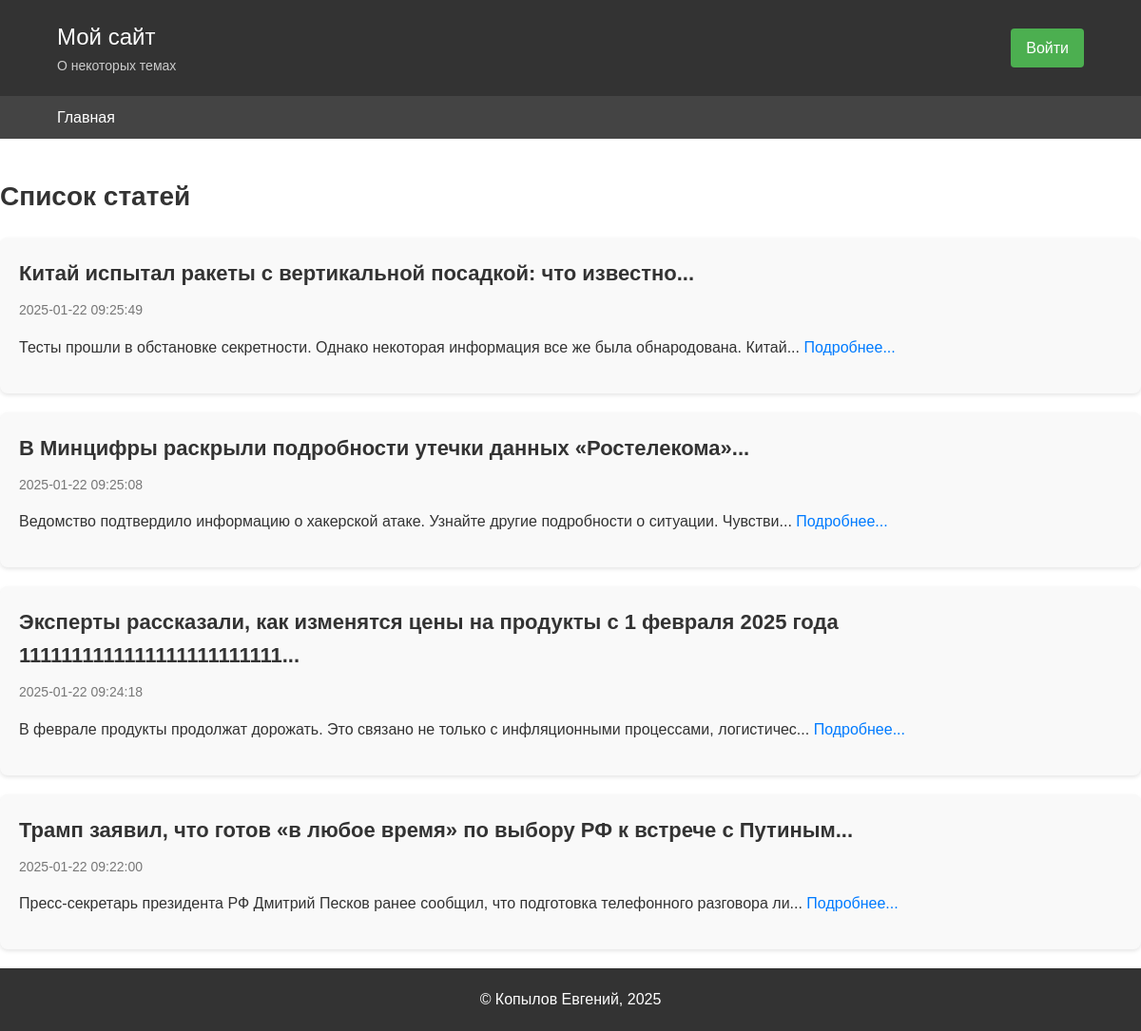
The page /index.php on the database its author committed.
### tables this page shows
CREATE TABLE `articles` (
  `id_article` int(10) UNSIGNED NOT NULL,
  `title` varchar(256) NOT NULL,
  `content` text NOT NULL,
  `date_add` datetime NOT NULL DEFAULT current_timestamp(),
  `category` int(10) UNSIGNED NOT NULL,
  `user` int(10) UNSIGNED NOT NULL
);

### core/system.php (called while the page is built, shortened)
<?php
function template(string $path, array $variables = []): string {
    $systemTemplateRenererIntoFullPath = "views/$path.php";
    extract($variables);
    include($systemTemplateRenererIntoFullPath);
    return ob_get_clean();
}
function parseUrl(string $url, array $routes): array{
    $res = [
        'controller' => 'errors/e404',
        'params' => []
    ];
    foreach($routes as $route) {
        $matches = [];
        if(preg_match($route['test'], $url, $matches)) {
            $res['controller'] = $route['controller'];
            break;
        }
    }
    return $res;
}

### controllers/news/all.php (called while the page is built, shortened)
<?php
$pageTitle = 'Главная страница';
$articles = getALLArticles();
foreach ($articles as $id_c => $article) {
    $articles[$id_c]['title'] = htmlspecialchars(cropText($article['title']));
    $articles[$id_c]['text_preview'] = htmlspecialchars(cropText($article['content']));
}
$pageContent = template('articles/v_all', ['articles' => $articles]);

### core/db.php (called while the page is built, shortened)
<?php
function connectDB(): PDO {
    static $db;
    $dsn = 'mysql:host='.DB_HOST.';dbname='.DB_NAME;
    $user = DB_USER;
    $password = DB_PASS;
    if ($db === NULL) {
        try {
            $db = new PDO($dsn, $user, $password, [
				PDO::ATTR_DEFAULT_FETCH_MODE => PDO::FETCH_ASSOC
			]);
            $db->exec('set names '.DB_CHARSET);
        }
        catch (PDOException $e) {
            echo $e->getMessage();
        }
    }
    return $db;
}
function dbQuery(string $sql, array $parameters = NULL): PDOStatement {
    $connect = connectDB();
    $query = $connect->prepare($sql);
    $query->execute($parameters);
    return $query;
}
function dbCheckError(PDOStatement $query): bool {
    $errInfo = $query->errorInfo();
    return true;
}

### model/articles.php (called while the page is built, shortened)
<?php
function getALLArticles(): array {
    $sql = 'SELECT * FROM articles GROUP BY date_add DESC, id_article DESC';
    $query = dbQuery($sql);
    return $query->fetchAll();
}

### core/str.php (called while the page is built, shortened)
<?php
function cropText(string $str): string {
    if (strlen($str) > 99) {
        return mb_substr($str, 0, 99) . '...';
    }
    else {
        return $str;
    }
}

### routes.php (called while the page is built, shortened)
<?php
return (function(): array{
	$intGT0 = '[1-9]+\d*';
	$normDate = '\d{4}-(0[1-9]|1[0-2])-(0[1-9]|[12]\d|3[01])';
	return [
		[
			'test' => '/^$/',
			'controller' => 'news/all'
		],
		[
			'test' => "/^article\/($intGT0)\/?$/",
			'controller' => 'news/article',
			'params' => ['id' => 1]
		],
		[
			'test' => '/^article\/add\/?$/',
			'controller' => 'news/add'
		],
		[
			'test' => "/^article\/edit\/($intGT0)\/?$/",
			'controller' => 'news/edit',
			'params' => ['id' => 1]
		],
		[
			'test' => "/^news\/category\/($intGT0)\/?$/",
			'controller' => 'news/category',
			'params' => ['id' => 1]
		],
		[
			'test' => "/^categories\/?$/",
			'controller' => 'categories/all'
		],
		[
			'test' => "/^category\/($intGT0)\/?$/",
			'controller' => 'categories/category',
			'params' => ['id' => 1]
		],
		[
			'test' => '/^category\/add\/?$/',
			'controller' => 'categories/add'
		],
		[
			'test' => "/^category\/edit\/($intGT0)\/?$/",
			'controller' => 'categories/edit',
			'params' => ['id' => 1]
		],
		[
			'test' => "/^category\/delete\/($intGT0)\/?$/",
			'controller' => 'categories/delete',
			'params' => ['id' => 1]
		],
		[
			'test' => '/^logs\/?$/',
			'controller' => 'logs'
		],
		[
			'test' => "/^logs\/($normDate)\/?$/",
			'controller' => 'logs',
			'params' => ['date' => 1]
		],
		[
			'test' => '/^register\/?$/',
			'controller' => 'auth/register'
		],
		[
			'test' => '/^login\/?$/',
			'controller' => 'auth/login'
		],
		[
			'test' => '/^logout\/?$/',
			'controller' => 'auth/logout'
		],
		[
			'test' => '/^e403\/?$/',
			'controller' => 'errors/e403'
		],
		[
			'test' => '/^e404\/?$/',
			'controller' => 'errors/e404'
		]
	];
})();

### views/articles/v_all.php (the view)
<h1>Список статей</h1>
<div class="articles">
    <?php foreach($articles as $article): ?>
        <article class="article">
            <h2 class="article__title"><?=$article['title']?></h2>
            <p class="article__date"><?=$article['date_add']?></p>
            <div class="article__content">
                <p><?=$article['text_preview']?> <a href="<?=BASE_URL?>article/<?=$article['id_article']?>" class="article__link">Подробнее...</a></p>
            </div>
        </article>
    <?php endforeach; ?>
</div>

### views/base/v_main.php (shortened to what this page needs)
<!DOCTYPE html>
<html lang="ru">
<head>
    <link rel="stylesheet" href="<?=BASE_URL?>assets/css/main.css">
    <link rel="stylesheet" href="<?=BASE_URL?>assets/css/news.css">
    <link rel="stylesheet" href="<?=BASE_URL?>assets/css/categories.css">
    <link rel="stylesheet" href="<?=BASE_URL?>assets/css/logs.css">
    <link rel="stylesheet" href="<?=BASE_URL?>assets/css/auth.css">
</head>
<body>
    <header class="site-header">
        <div class="container">
            <div class="header-content">
                <div class="logo">
                    <div class="logo__title h3">Мой сайт</div>
                    <div class="logo__subtitle h6">О некоторых темах</div>
                </div>
                <div class="auth-section">
                    <?php if (!empty($user)): ?>
                        <div class="user-dropdown">
                            <button class="user-btn">
                                <span class="user-name"><?=$user['name']?></span>
                                <svg class="dropdown-icon" width="12" height="8" viewBox="0 0 12 8" fill="none" xmlns="http://www.w3.org/2000/svg">
                                    <path d="M1 1L6 6L11 1" stroke="white" stroke-width="2" stroke-linecap="round"/>
                                </svg>
                            </button>
                            <div class="dropdown-menu">
                                <a href="<?=BASE_URL?>logout" class="dropdown-item">Выйти</a>
                            </div>
                        </div>
                    <?php else: ?>
                        <?php if ($controller !== 'auth/login'): ?>
                            <a href="<?=BASE_URL?>login" class="login-btn">Войти</a>
                        <?php endif; ?>
                    <?php endif; ?>
                </div>
            </div>
        </div>
    </header>
    <nav class="site-nav">
        <div class="container">
            <ul class="nav">
                <li class="nav-item">
                    <a class="nav-link" href="<?=BASE_URL?>">Главная</a>
                </li>
            </ul>
        </div>
    </nav>
    <div class="site-content">
        <div class="container">
            <?=$content?>
        </div>
    </div>
    <footer class="site-footer">
        <div class="container">
            &copy; Копылов Евгений, 2025
        </div>
    </footer>
</body>
</html>

### index.php (shortened to what this page needs)
<?php
$user = authGetUser();
$pageCanonical = HOST . BASE_URL;
$uri = $_SERVER['REQUEST_URI'];
$badUrl = BASE_URL . 'index.php';
if (strpos($uri, $badUrl) === 0) {
	$cname = 'errors/e404';
}
else {
	$routes = include('routes.php');
	$url = $_GET['querysystemurl'] ?? '';
	$routerRes = parseUrl($url, $routes);
	$cname = $routerRes['controller'];
	$pageCanonical .= $url;
}
$path = "controllers/$cname.php";
$pageTitle = $pageContent = '';
include_once($path);
$html = template('base/v_main', [
    'title' => $pageTitle,
    'content' => $pageContent,
    'canonical' => $pageCanonical,
	'user' => $user,
	'usersRole' => $user['role'] ?? '',
	'controller' => $cname]);
echo $html;

### assets/css/main.css (style rules this page uses)
html, body { font-family: Arial, sans-serif; margin: 0; padding: 0; line-height: 1.6; color: #333; height: 100%; display: flex; flex-direction: column; }
.container { width: 90%; max-width: 1200px; margin: 0 auto; flex: 1; }
.site-header { background: #333; color: #fff; padding: 20px 0; }
.logo__title { margin: 0; font-size: 24px; }
.logo__subtitle { margin: 0; font-size: 14px; color: #ccc; }
.site-nav { background: #444; padding: 10px 0; }
.nav { list-style: none; padding: 0; margin: 0; display: flex; }
.nav-item { margin-right: 20px; }
.nav-link { color: #fff; text-decoration: none; font-size: 16px; }
.site-content { padding: 20px 0; flex: 1; display: flex; align-items: center; justify-content: center; }
h1 { font-size: 28px; margin-bottom: 20px; }
.site-footer { background: #333; color: #fff; text-align: center; padding: 20px 0; margin-top: 40px; margin-top: auto; }
.header-content { display: flex; justify-content: space-between; align-items: center; width: 100%; }
.auth-section { display: flex; align-items: center; }
.login-btn { background: #4CAF50; color: white; padding: 8px 16px; border-radius: 4px; text-decoration: none; font-weight: 500; transition: background 0.3s; }

### assets/css/news.css (style rules this page uses)
.articles { display: flex; flex-direction: column; gap: 20px; }
.article { background: #f9f9f9; padding: 20px; border-radius: 8px; box-shadow: 0 2px 4px rgba(0, 0, 0, 0.1); }
.article__title { font-size: 22px; margin: 0 0 10px; }
.article__date { font-size: 14px; color: #777; margin: 0 0 10px; }
.article__content { font-size: 16px; line-height: 1.5; }
.article__link { color: #007BFF; text-decoration: none; }

### rows shown on the page
articles: title "Китай испытал ракеты с вертикальной посадкой: что известно...", date_add "2025-01-22 09:25:49", text_preview "Тесты прошли в обстановке секретности. Однако некоторая информация все же была обнародована. Китай..."
articles: title "В Минцифры раскрыли подробности утечки данных «Ростелекома»...", date_add "2025-01-22 09:25:08", text_preview "Ведомство подтвердило информацию о хакерской атаке. Узнайте другие подробности о ситуации. Чувстви..."
articles: title "Эксперты рассказали, как изменятся цены на продукты с 1 февраля 2025 года 1111111111111111111111111...", date_add "2025-01-22 09:24:18", text_preview "В феврале продукты продолжат дорожать. Это связано не только с инфляционными процессами, логистичес..."
articles: title "Трамп заявил, что готов «в любое время» по выбору РФ к встрече с Путиным...", date_add "2025-01-22 09:22:00", text_preview "Пресс-секретарь президента РФ Дмитрий Песков ранее сообщил, что подготовка телефонного разговора ли..."
